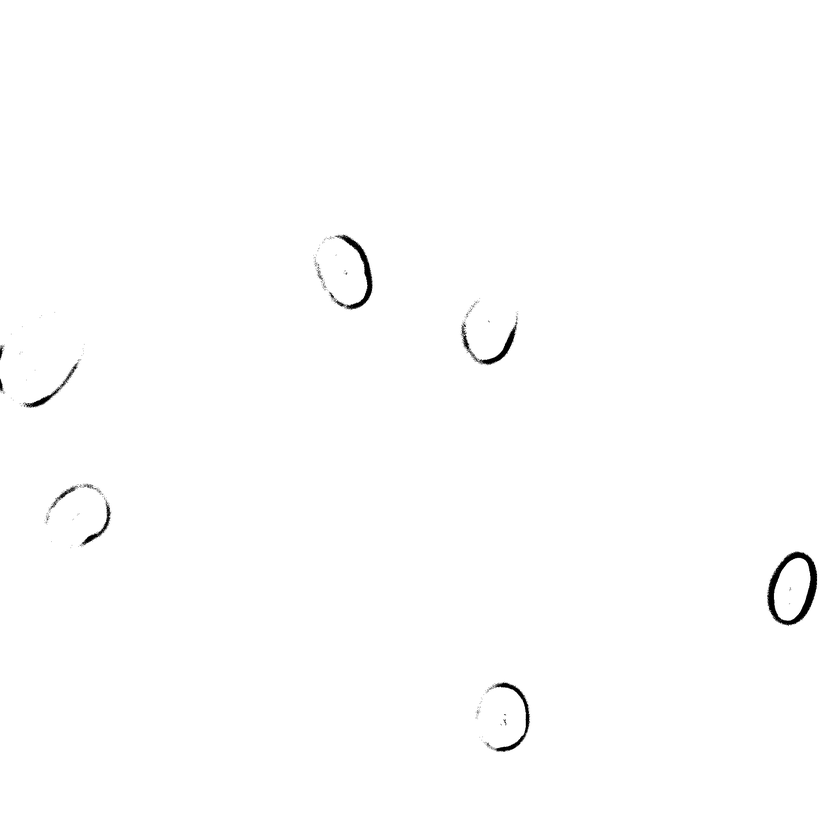
#> input picture final/Thresholded_Images/04_04_2016_Adaptive_gaussian_97/q21notreat_xy01c2.tif, 840 x 840 px, shrunk from 2048 x 2048 before the run, found by its file name
$ python testingHaralick.py   (Python 2 division)
#> lines starting #> are read from the running program, lines starting #| are printed output that depends on the picture; after the words box and inside, x2 and y2 are one past the last pixel; in counts of white or black regions, pixels touching at a corner belong together; long printed decimals are rounded
#> further down, img is the input picture: shape (840, 840); min 0, max 255, mean 253.9
#| (840, 840)
### final/process.py
import numpy as np
import cv2
import math as mt

from config import *
from skimage import img_as_ubyte

# All the Processing Code - Need to Ensure All Latest Versions Used #
class ProcessingFunctions():

    # [5 lines of commented-out code are left out]


    def convertTo8bit(self,image):
        image = img_as_ubyte(image)
        return image


    def GLCM(self,Img,nhood):
#> called with nhood = 3
        CoMatDim=(np.amax(Img)+1,np.amax(Img)+1)
#> CoMatDim = (256, 256)
        CoMat=np.zeros(CoMatDim,dtype=np.uint) #Initialize CoMat as matrix of zeros

        #First Direction
        ImgCopy1RowKeep=np.arange(nhood,Img.shape[0])
#> ImgCopy1RowKeep = 837 values from 3 to 839
        ImgCopy2RowKeep=np.arange(0,Img.shape[0]-nhood)
#> ImgCopy2RowKeep = 837 values from 0 to 836
        ImgCopy1=Img[ImgCopy1RowKeep,:]
        ImgCopy2=Img[ImgCopy2RowKeep,:]

        ImgCopy1ColKeep=np.arange(nhood,Img.shape[1])
#> ImgCopy1ColKeep = 837 values from 3 to 839
        ImgCopy2ColKeep=np.arange(0,Img.shape[1]-nhood)
#> ImgCopy2ColKeep = 837 values from 0 to 836
        ImgCopy1=ImgCopy1[:,ImgCopy1ColKeep]
#> ImgCopy1: shape (837, 837)
        ImgCopy2=ImgCopy2[:,ImgCopy2ColKeep]
#> ImgCopy2: shape (837, 837)

        ImgFlat1=np.ndarray.flatten(ImgCopy1)
        ImgFlat2=np.ndarray.flatten(ImgCopy2)


        for d in range(0,ImgFlat1.shape[0]):
            CoMat[ImgFlat1[d],ImgFlat2[d]]=CoMat[ImgFlat1[d],ImgFlat2[d]]+1
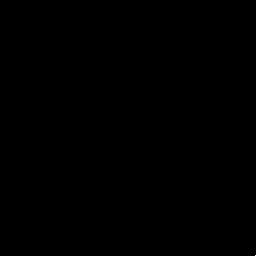
#> CoMat: shape (256, 256) uint64; min 0, max 690186, mean 10.7; drawn with min black and max white

        #Second Direction
        ImgCopy1RowKeep=np.arange(nhood,Img.shape[0])
        ImgCopy2RowKeep=np.arange(0,Img.shape[0]-nhood)
        ImgCopy1=Img[ImgCopy1RowKeep,:]
        ImgCopy2=Img[ImgCopy2RowKeep,:]

        ImgFlat1=np.ndarray.flatten(ImgCopy1)
        ImgFlat2=np.ndarray.flatten(ImgCopy2)

        for d in range(0,ImgFlat1.shape[0]):
            CoMat[ImgFlat1[d],ImgFlat2[d]]=CoMat[ImgFlat1[d],ImgFlat2[d]]+1
#> CoMat: shape (256, 256) uint64; 5.51% of pixels changed, all inside (x1, y1, x2, y2) = (0, 0, 256, 256)

        #Third Direction
        ImgCopy1RowKeep=np.arange(0,Img.shape[0]-nhood)
#> ImgCopy1RowKeep = 837 values from 0 to 836
        ImgCopy2RowKeep=np.arange(nhood,Img.shape[0])
        ImgCopy1=Img[ImgCopy1RowKeep,:]
        ImgCopy2=Img[ImgCopy2RowKeep,:]

        ImgCopy1ColKeep=np.arange(nhood,Img.shape[1])
        ImgCopy2ColKeep=np.arange(0,Img.shape[1]-nhood)
        ImgCopy1=ImgCopy1[:,ImgCopy1ColKeep]
        ImgCopy2=ImgCopy2[:,ImgCopy2ColKeep]

        ImgFlat1=np.ndarray.flatten(ImgCopy1)
        ImgFlat2=np.ndarray.flatten(ImgCopy2)

        for d in range(0,ImgFlat1.shape[0]):
            CoMat[ImgFlat1[d],ImgFlat2[d]]=CoMat[ImgFlat1[d],ImgFlat2[d]]+1
#> CoMat: shape (256, 256) uint64; min 0, max 2074478, mean 32.1

        #Fourth Direction
        ImgCopy1ColKeep=np.arange(nhood,Img.shape[1])
        ImgCopy2ColKeep=np.arange(0,Img.shape[1]-nhood)
        ImgCopy1=Img[:,ImgCopy1ColKeep]
#> ImgCopy1: shape (840, 837)
        ImgCopy2=Img[:,ImgCopy2ColKeep]
#> ImgCopy2: shape (840, 837)

        ImgFlat1=np.ndarray.flatten(ImgCopy1)
        ImgFlat2=np.ndarray.flatten(ImgCopy2)

        for d in range(0,ImgFlat1.shape[0]):
            CoMat[ImgFlat1[d],ImgFlat2[d]]=CoMat[ImgFlat1[d],ImgFlat2[d]]+1
#> CoMat: shape (256, 256) uint64; min 0, max 2767906, mean 42.8

        CoMat = np.delete(CoMat,(0),axis=0)
#> CoMat: shape (255, 256) uint64
        CoMat = np.delete(CoMat,(0),axis=1)
#> CoMat: shape (255, 255) uint64

        CoMat = CoMat.astype(np.float_)

        CoMat=np.divide(CoMat,np.sum(CoMat)) #Normalize CoMat#
#> (printed output is left out)

        return CoMat


    def haralickALL(self,CoMat):
        outputFeatures =[
            self.ASM(CoMat),
            self.contrast(CoMat),
            self.IDM(CoMat),
            self.entropy(CoMat),
            self.xmean(CoMat),
            self.ymean(CoMat),
            self.xstdev(CoMat),
            self.ystdev(CoMat),
            self.CORR(CoMat),
            self.mean(CoMat),
            self.variance(CoMat),
            self.sumAverage(CoMat),
            self.sumEntropy(CoMat),
            self.difEntropy(CoMat),
            self.inertia(CoMat),
            self.clusterShade(CoMat),
            self.clusterProm(CoMat),
        ]
        return outputFeatures


    ## Angular Second Moment(ASM) / Energy is a measure of homogeneity in an image
    def ASM(self,CoMat):
        val=0
        for i in range(0,CoMat.shape[0]-1):
            for j in range(0,CoMat.shape[1]-1):
                val += (CoMat[i][j])**2
#> after the loop, val = 2.02e-08
        return val

    ## Contrast adds the comatrival, but favours when values are away from the diagonal
    def contrast(self,CoMat):
        val=0
#> val = 0
        for i in range(0,CoMat.shape[0]-1):
            for j in range(0,CoMat.shape[1]-1):
                val += (CoMat[i][j]) * (abs(i-j)**2)
#> after the loop, val = 80.66
        return val

    ## Local homogeneity (Inverse Difference Moment)
    def IDM(self,CoMat):
        val=0
#> val = 0
        for i in range(0,CoMat.shape[0]-1):
            for j in range(0,CoMat.shape[1]-1):
                val += (CoMat[i][j]) * 1/(1+(i-j)**2)
#> after the loop, val = 0.000337
        return val

    ## Entropy (Log function had to have a +1 to ensure that values are not zero)
    def entropy(self,CoMat):
        val=0
#> val = 0
        for i in range(0,CoMat.shape[0]-1):
            for j in range(0,CoMat.shape[1]-1):
                val += (CoMat[i][j]) * mt.log(CoMat[i][j]+1)
#> after the loop, val = 2.02e-08
        return val * (-1)

    ## Horizontal Mean
    def xmean(self,CoMat):
        val = 0
#> val = 0
        for i in range(0,CoMat.shape[0]-1):
            for j in range(0,CoMat.shape[1]-1):
                val += i * CoMat[i][j]
#> after the loop, val = 0.743
        return val

    ## Vertical Mean
    def ymean(self,CoMat):
        val = 0
#> val = 0
        for i in range(0,CoMat.shape[0]-1):
            for j in range(0,CoMat.shape[1]-1):
                val += j * CoMat[i][j]
#> after the loop, val = 0.731
        return val

    ## Horizontal Standard Deviation
    def xstdev(self,CoMat):
        val = 0
#> val = 0
        xmeanVal = self.xmean(CoMat)
#> xmeanVal = 0.743
        for i in range(0,CoMat.shape[0]-1):
            for j in range(0,CoMat.shape[1]-1):
                val += ((i-xmeanVal)**2) * CoMat[i][j]
#> after the loop, val = 158
        return val

    # Vertical Standard Deviation
    def ystdev(self,CoMat):
        val = 0
#> val = 0
        ymeanVal = self.ymean(CoMat)
#> ymeanVal = 0.731
        for i in range(0,CoMat.shape[0]-1):
            for j in range(0,CoMat.shape[1]-1):
                val += ((j-ymeanVal)**2) * CoMat[i][j]
#> after the loop, val = 154.8
        return val

    ## The actual correlation function, requires the above calculations
    def CORR(self,CoMat):
        val = 0
#> val = 0
        xmeanVal = self.xmean(CoMat)
#> xmeanVal = 0.743
        ymeanVal = self.ymean(CoMat)
#> ymeanVal = 0.731

        xStdVal = self.xstdev(CoMat)
#> xStdVal = 158
        yStdVal = self.ystdev(CoMat)
#> yStdVal = 154.8

        if(xStdVal * yStdVal == 0):
            return 0

        for i in range(0,CoMat.shape[0]-1):
            for j in range(0,CoMat.shape[1]-1):
                val += ((i*j) * CoMat[i][j] - (xmeanVal-ymeanVal))/(xStdVal*yStdVal)
#> after the loop, val = -0.0252
        return val

    # Total Mean
    def mean(self,CoMat):
        val = 0
#> val = 0
        for i in range(0,CoMat.shape[0]-1):
            for j in range(0,CoMat.shape[1]-1):
                val += CoMat[i][j]
#> after the loop, val = 0.00494
        num = CoMat.shape[0] * CoMat.shape[1]
        mean = val / num
#> mean = 7.6e-08
        return mean

    # Sum of Squares, Variance
    def variance(self,CoMat):
        val = 0
#> val = 0
        meanVal = self.mean(CoMat)
#> meanVal = 7.6e-08
        for i in range(0,CoMat.shape[0]-1):
            for j in range(0,CoMat.shape[1]-1):
                val += (i-meanVal)**2 * CoMat[i][j]
#> after the loop, val = 159.1
        return val

    # P(x+y) is the diagonal sum of the matrix.
    def xPlusY(self,CoMat,kValue):
        val = 0
        if(kValue < CoMat.shape[0]):
            i=kValue
            j=0
            while(i!=0):
                val += CoMat[i][j]
                i -= 1
                j += 1
            return val
        if(kValue >= CoMat.shape[0]):
            i=CoMat.shape[0]-1
            j= kValue - CoMat.shape[0]-1
            while(j != CoMat.shape[0]):
                val += CoMat[i][j]
                i -= 1
                j += 1
            return val

    # Sum Average
    def sumAverage(self,CoMat):
        val = 0
#> val = 0
        for k in range(0,CoMat.shape[0]*2-2):
            val += self.xPlusY(CoMat,k) * k
#> this loop made 508 passes
#> val on passes 2 to 4: 1.43e-05, 6.85e-05, 0.000179
#> after the loop, val = 507.3
        return val

    # Sum Entropy (Log function had to have a +1 to ensure that values are not zero)
    def sumEntropy(self,CoMat):
        val = 0
#> val = 0
        for k in range(0,CoMat.shape[0]*2-2):
            val += self.xPlusY(CoMat,k)* mt.log(self.xPlusY(CoMat,k)+1)
#> this loop made 508 passes
#> val on passes 2 to 4: 2.04e-10, 9.4e-10, 2.29e-09
        return val*(-1)

    # Differencce Entropy (Log function had to have a +1 to ensure that values are not zero)
    def difEntropy(self,CoMat):
        val = 0
        for k in range(0,CoMat.shape[0]-1):
            val += self.xPlusY(CoMat,k)* mt.log(self.xPlusY(CoMat,k)+1)
        return val*(-1)

    # Inertia
    def inertia(self,CoMat):
        val = 0
        for i in range(0,CoMat.shape[0]-1):
            for j in range(0,CoMat.shape[1]-1):
                val += ((i-j)**2) * CoMat[i][j]
        return val

    # Cluster Shade
    def clusterShade(self,CoMat):
        val = 0
        ux = self.xmean(CoMat)
        uy = self.ymean(CoMat)
        for i in range(0,CoMat.shape[0]-1):
            for j in range(0,CoMat.shape[1]-1):
                val += (i + j - ux - uy)**3 * CoMat[i][j]
        return val

    # Cluster Prominance
    def clusterProm(self,CoMat):
        val = 0
        ux = self.xmean(CoMat)
        uy = self.ymean(CoMat)
        for i in range(0,CoMat.shape[0]-1):
            for j in range(0,CoMat.shape[1]-1):
                val += (i + j - ux - uy)**4 * CoMat[i][j]
        return val


### final/testingHaralick.py
import cv2
import numpy as np


from process import ProcessingFunctions


proc = ProcessingFunctions()


img = cv2.imread("q21notreat_xy01c2.tif", 0)


print img.shape

glcm = proc.GLCM(img, 3)

print glcm
haralick = proc.haralickALL(glcm)

print haralick
#| [2.021480190382569e-08, 80.664, 0.000337, -2.021447055320215e-08, 0.7428, 0.7314, 157.954, 154.784, -0.02516, 7.603030521032558e-08, 159.055, 507.334, -2.155, -1.825412053178959e-08, 80.664, 219901.982, 93515425.893]
